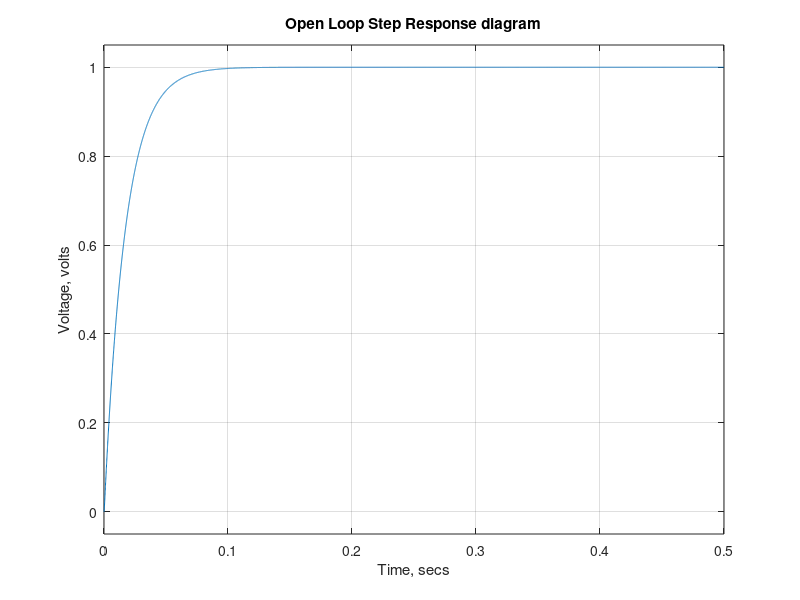

Here is the MATLAB script that generated this plot:
clear 
close all 
% Maxon flat motor parameters used in the modeling 
R = 1.2;        % Ohms, Terminal Resistance phase to phase 
L = 0.560e-3;   % Henrys, Terminal Inductance phase to phase 
Kt = 25.5e-3;   % Nm/A, Torque constant 
Ks = 37.4;       % rpm/V, Speed constant 
tm = 17.1e-3;   % seconds, s, Mechanical Time constant 
J = 92.5e-7;    % kg.m^2, Rotor inertia, given in gcm^2 
p = 3;          % Number of phases 

te = L/(p*R);               % seconds, s, Electrical Time constant 
Ke = (3*R*J)/(tm*Kt);       % Back emf constant 

% Transfer function without 13.11
G = tf([1/(tm*te)],[1 tm/(tm*te) 1/(tm*te)]); 
%ziegler-nichols I
wn=sqrt(1/(tm*te));ksi=(tm/(2*tm*te))/wn;
k1=(ksi+(ksi^2-1)^(1/2))*wn;k2=(ksi-(ksi^2-1)^(1/2))*wn;
tb=(log(k1)-log(k2))/(k1-k2);
y0=1+(wn/(2*((ksi^2-1)^(1/2))))*((k2*exp(-k1*tb)-k1*exp(-k2*tb))/(k1*k2));
m=wn*(-exp(-k1*tb)+exp(-k2*tb))/(2*((ksi^2-1)^(1/2)));
n=y0-m*tb;
L=-n/m;
T=-L+(1-n)/m;
Kp=T*0.9/(L*13.11);
Ki=(Kp*0.3)/(L*13.11);
%1/Ke = 13.11 gain 
% Plots the Step Response diagram 
figure; 
step(G, 0.5); 
title('Open Loop Step Response diagram'); 
xlabel('Time, secs') 
ylabel('Voltage, volts') 
grid on; 
Kp
L
Ki

